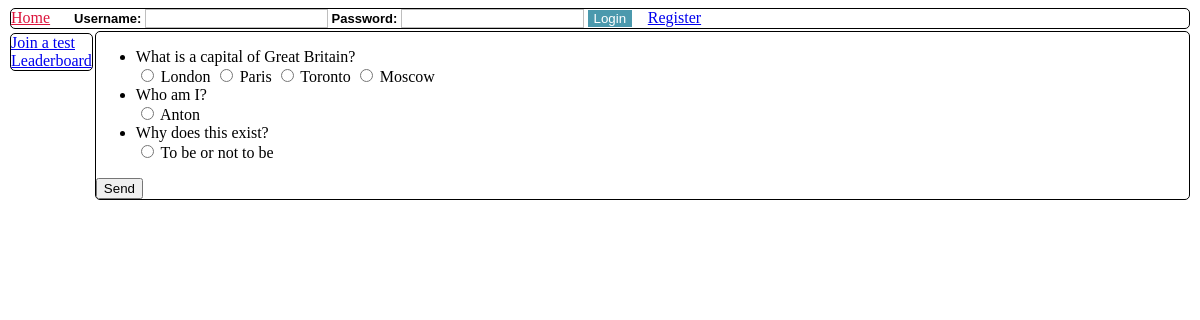
The app's page /play/1, older data.
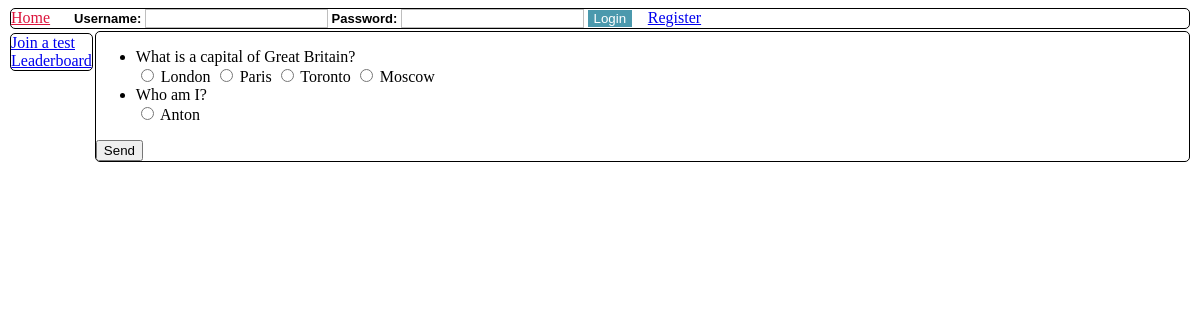
The same page, newer data.
### orm.py (models this page shows)
class BaseModel(Model):
    class Meta:
        database = db

class Question(BaseModel):
    number = IntegerField()
    content = TextField()
    correct_answer = IntegerField()
    test = ForeignKeyField(Test, backref="questions")

class Answer(BaseModel):
    number = IntegerField()
    content = TextField()
    question = ForeignKeyField(Question, backref="answers")

### app.py (the view)
@app.route('/play/<int:ident>')
def page_list_test(ident):
    questions = Test.get_by_id(ident).questions
    return render_template("p_user_test_take.html", model=questions, id=ident)

### app.py (called while the page is built)
@app.before_request
def before_request():
    db.connect()

@app.after_request
def after_request(response):
    db.close()
    return response

### templates/p_user_test_take.html
{% extends "t_base.html" %}
{% block content %}
    <div class="left">
        <form method="post" action="{{ url_for('action_eval_test', ident=id) }}">
            <ul>
            {% for i in model %}
                <li>
                    {{ i.content }} <br>
                    {% set first=True %}
                    {% for j in i.answers %}
                        <label><input type="radio" name="q{{ i.number }}" value="{{ j.number }}"
                                {% if first %} required {% set first=False %} {% endif %}  > {{ j.content }}  </label>
                    {% endfor %}
                </li>
            {% endfor %}
            </ul>
            <input type="submit" value="Send">
        </form>
    </div>
{% endblock %}

### templates/t_base.html (shortened to what this page needs)
<!DOCTYPE html>
<html lang="en">
<head>
    {% block head %}
        <link rel="stylesheet" href="{{ url_for('static', filename='style.css') }}"/>
        <link rel="stylesheet" href="{{ url_for('static', filename='jqui/jquery-ui.min.css') }}"/>
    {% endblock %}
</head>
<body>
<div id="header" class="bordered">
    {% block header %}
        <a href="{{ url_for('page_home') }}" id="logo" class="left">Home</a>
        <span id="header-right">
        {% if 'user' in session %}
            <span>You are {{ session['user'] }}</span>
            {% if session['user'] == 'admin' %}
                <a href="{{ url_for('page_admin_tests') }}">Edit tests</a>
            {% endif %}
            <a href="{{ url_for('action_logout') }}"> Logout </a>
        {% else %}
            <form action="{{ url_for('action_login') }}" style="display: inline" class=form-style-1  method="post">
                <label for="user">Username: </label><input type="text" id="user" name="user">
                <label for="password">Password: </label><input type="password" id="password" name="password">
            <input type="submit" value="Login">
            </form>
            <a href="{{ url_for("page_register") }}">Register</a>
        {% endif %}
        </span>
    {% endblock %}
</div>
<div id="sidebar" class="bordered">
    {% block sidebar %}
        <ul>
            <li><a href="{{ url_for('page_take_test') }}"> Join a test </a></li>
            <li><a href="{{ url_for('page_leaderboard') }}"> Leaderboard </a></li>
        </ul>
    {% endblock %}
</div>
<div id="content" class="bordered">
    {% block content %}
    {% endblock %}
</div>
</body>
</html>

### static/style.css (style rules this page uses)
.bordered { border-style: solid; border-width: 1px; border-radius: 5px; margin: 2px; overflow: auto; }
#header { float: top; }
#sidebar { float: left; }
#header > a#logo { color: crimson; }
#sidebar > ul { margin: 0; padding: 0; }

Row changes from the older to the newer data that the page shows:
removed Question: content "Why does this exist?"
removed Answer: number "☐ To be or not to be", content "To be or not to be", shown under "Why does this exist?"
